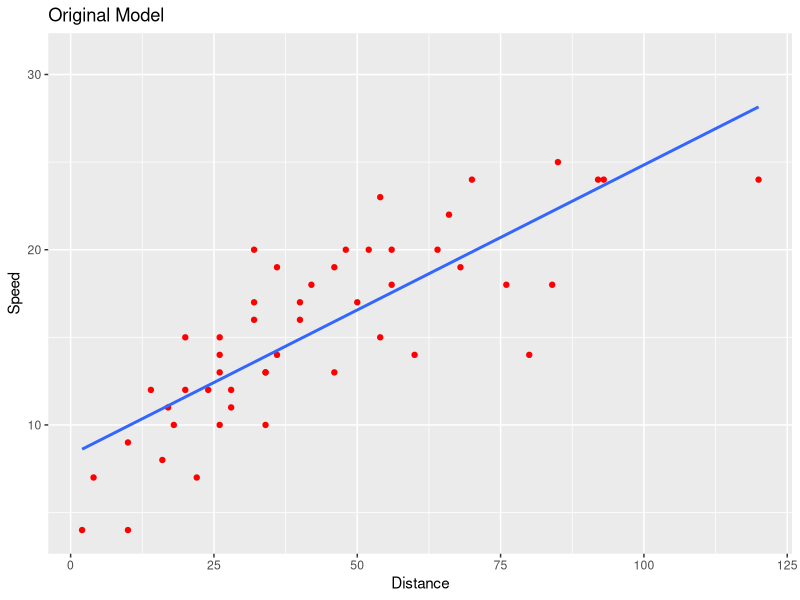
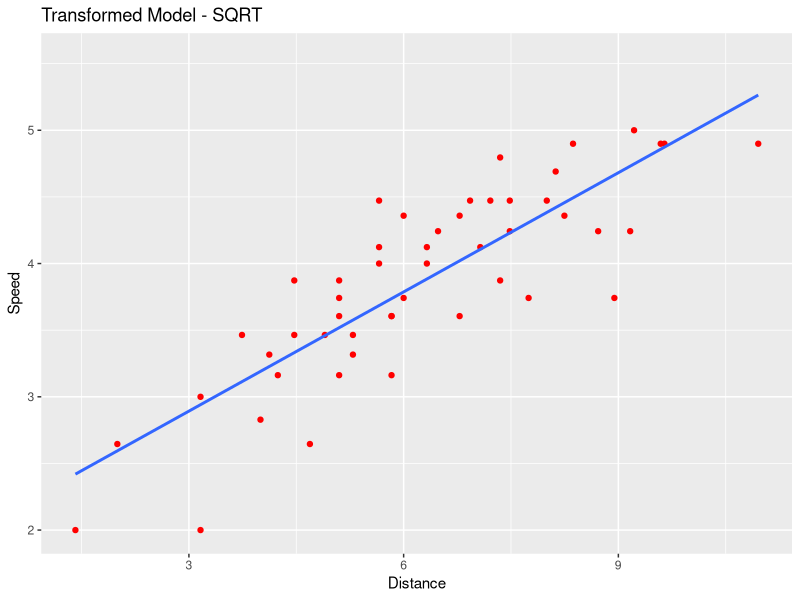
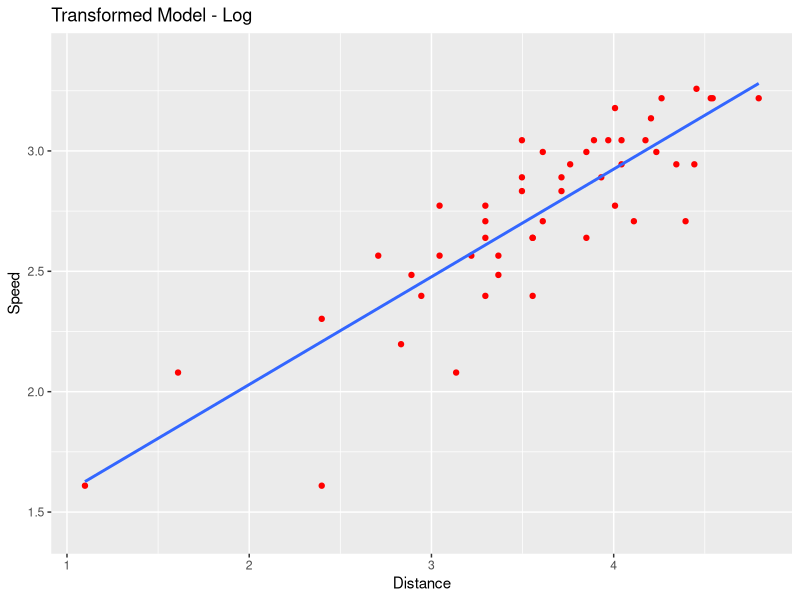
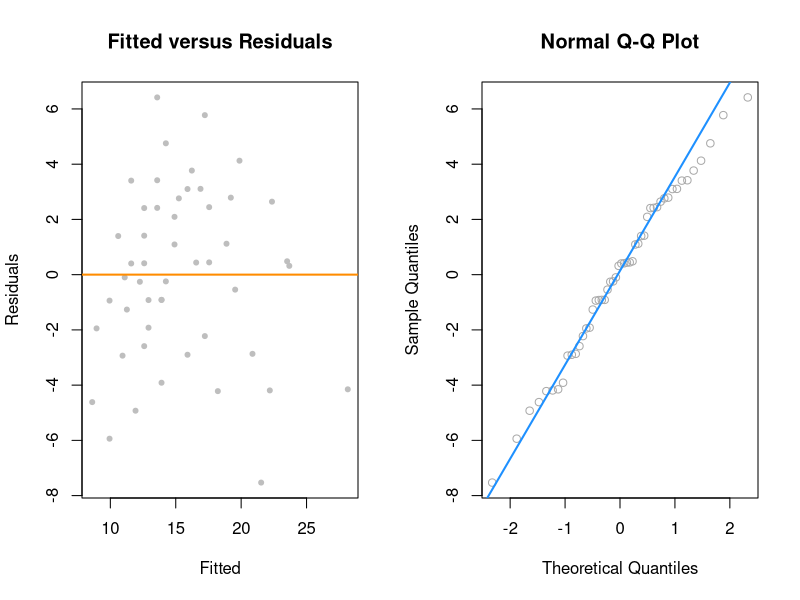
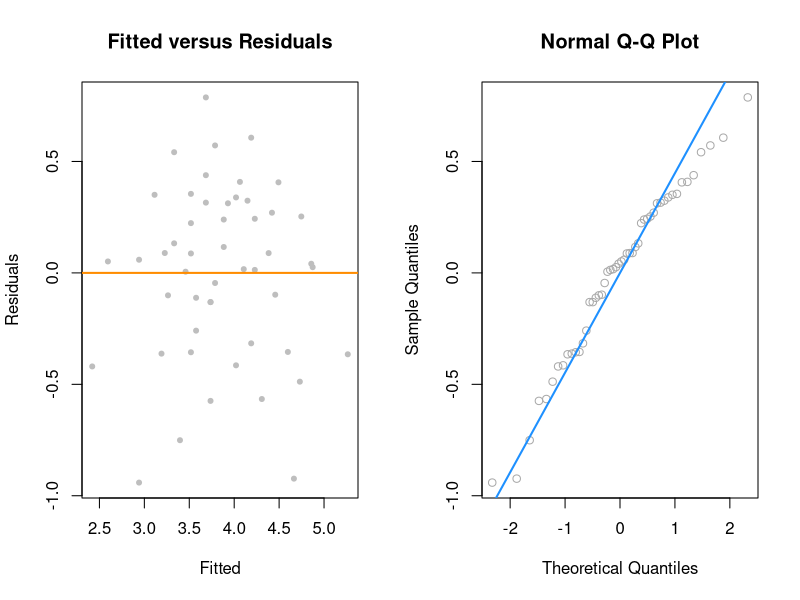
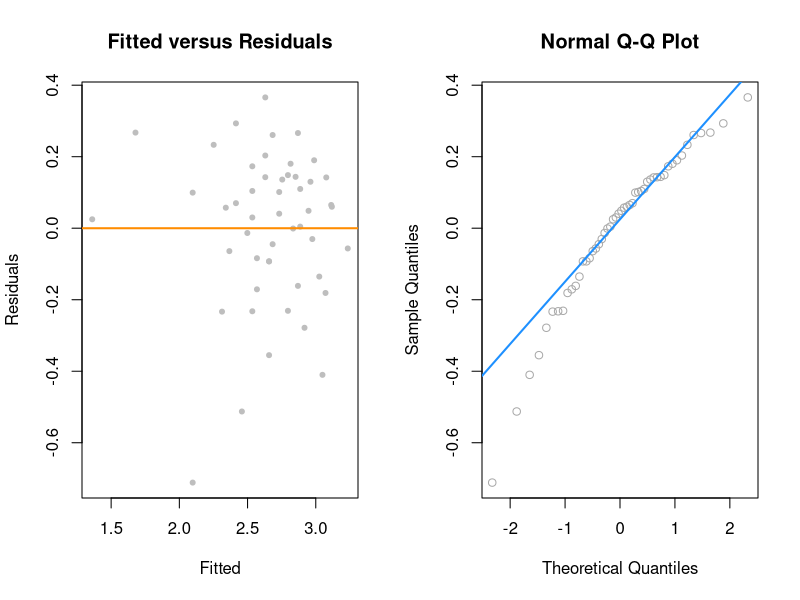

Generate these figures, in order, with R:
#Load Libraries
library(dplyr)
library(ggplot2)

#Dataset Review
cars
str(cars)


#The cars dataset contains 50 observations and two variables. One dependent variable (Speed) and one Independent variable (dist = distance).

ggplot(cars, aes(x = dist, y = speed))+
  geom_point(colour = "red") + geom_smooth(method = "lm", fill = NA) +
  labs(title = "Original Model",
       x = "Distance",
       y = "Speed")

#Upon visual inspection, the relationship appears to be linear, has a positive (upsloping) direction, and looks to be moderately strong. 
#The strength of the relationship can be quantified using the Pearson correlation coefficient.

#Correlation
cor(cars$dist,cars$speed)


#This is a strong positive correlation.


#Let's look a few transformations that might help improve the model
#Transformation using Sqrt
cor(sqrt(cars$dist), sqrt(cars$speed))
#There is a small increase in correlation


#Transformation using Log
cor(log1p(cars$dist), log1p(cars$dist))
#Large increase in correlation moving it to a perfect


#Plot with Line (adjusted) - Sqrt
ggplot(cars, aes(x = sqrt(dist), y = sqrt(speed))) +
  geom_point(colour = "red") + geom_smooth(method = "lm", fill = NA) +
  labs(title = "Transformed Model - SQRT",
       x = "Distance",
       y = "Speed")

#Upon visual inspection, it can clearly be
#seen that the sqrt transformation has reduced the residual values (note the left-hand scale) as well as the effect of the outliners.

# #Plot with Line (adjusted) - Log
ggplot(cars, aes(x = log1p(dist), y = log1p(speed))) +
  geom_point(colour = "red") + geom_smooth(method = "lm", fill = NA) +
  labs(title = "Transformed Model - Log",
       x = "Distance",
       y = "Speed")

#Similar to the SQRT transformation,
#it can clearly be seen that the residual values (note the left-hand scale again) have decreased considerably as well as the effect of the outliers

#Linear Model - No Transformation
lmodel <- lm(speed ~ dist, data = cars)
summary(lmodel)


#Note: That the R2 statistic is 65% and Error is 3.156


# Plotting Fitted vs. Residual and QQPlot
par(mfrow = c(1, 2))
plot(fitted(lmodel), resid(lmodel), col = "grey", pch = 20,
     xlab = "Fitted", ylab = "Residuals", main = "Fitted versus Residuals")
abline(h = 0, col = "darkorange", lwd = 2)
qqnorm(resid(lmodel), main = "Normal Q-Q Plot", col = "darkgrey")
qqline(resid(lmodel), col = "dodgerblue", lwd = 2)

#Linear Model - Sqrt Transformation
lmodel_sqr <- lm(sqrt(speed) ~ sqrt(dist), data = cars)
summary(lmodel_sqr)

#Note: That the R2 statistic is 71% and Error is 0.3941

# Plotting Fitted vs. Residual and QQPlot - Sqrt
par(mfrow = c(1, 2))
plot(fitted(lmodel_sqr), resid(lmodel_sqr), col = "grey", pch = 20,
     xlab = "Fitted", ylab = "Residuals", main = "Fitted versus Residuals")
abline(h = 0, col = "darkorange", lwd = 2)
qqnorm(resid(lmodel_sqr), main = "Normal Q-Q Plot", col = "darkgrey")
qqline(resid(lmodel_sqr), col = "dodgerblue", lwd = 2)


#Log Transformation
lmodel_log = lm(log(speed) ~ log(dist), data = cars)
summary(lmodel_log)

#Note: That the R2 statistic is 74% and Error is 0.1969
# Plotting Fitted vs. Residual and QQPlot - Log
par(mfrow = c(1, 2))
plot(fitted(lmodel_log), resid(lmodel_log), col = "grey", pch = 20,
     xlab = "Fitted", ylab = "Residuals", main = "Fitted versus Residuals")
abline(h = 0, col = "darkorange", lwd = 2)
qqnorm(resid(lmodel_log), main = "Normal Q-Q Plot", col = "darkgrey")
qqline(resid(lmodel_log), col = "dodgerblue", lwd = 2)

#Comparing the Residual Standard Error using the original and transformed response,
#we also see that that log transformed model simply fits better, with a smaller average squared error.
#Original Model
#Residual standard error: 3.156 (R2 = 0.65)
#Transformed Model -SQRT Residual standard error: 0.3941 (R2 = 0.71)
#Transformed Model - Log
#Residual standard error: 0.1969 (R2 = 0.74)


#RMSE Comparison
#Orginial Model
sqrt(mean(resid(lmodel) ^ 2))

#SQRT Model
sqrt(mean((cars$speed - ((fitted(lmodel_sqr)))^2) ^ 2))

#Log Model
sqrt(mean((cars$speed - exp(fitted(lmodel_log))) ^ 2))


#Note: Since the variables have been transformed you need to covert them back to calculate RMSE.
